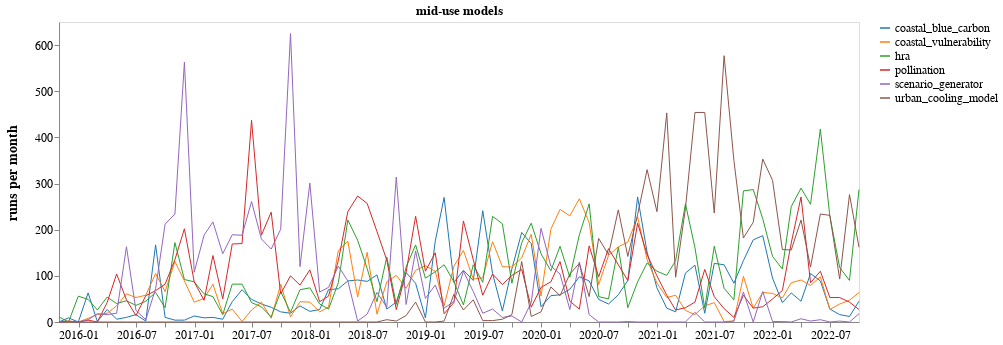

The cell this chart's notebook holds for it:
### Code cell
mid_use_models = ['pollination',
                  'hra',
                  'scenario_generator',
                  'coastal_vulnerability',
                  'urban_cooling_model',
                  'coastal_blue_carbon'
                 ]
plot_model_counts_over_time(mid_use_models, 'mid-use models')

### Figure 1 — Vega-Lite specification as saved in the notebook (floating-point values rounded to 4 significant figures; data arrays with more than 128 entries replaced by an {"elided": "..."} marker saying what was removed)
{"config": {"view": {"continuousWidth": 400, "continuousHeight": 300}, "axis": {"grid": false, "labelFontSize": 12, "titleFontSize": 14, "titlePadding": 15}, "legend": {"labelFontSize": 12, "title": null}}, "data": {"name": "data-dad23e5444e1d46effad510d5383fb9d"}, "mark": "line", "encoding": {"color": {"type": "nominal", "field": "model", "scale": {"scheme": "category10"}}, "opacity": {"condition": {"value": 1, "selection": "selector002"}, "value": 0.2}, "size": {"value": 1}, "x": {"type": "temporal", "axis": {"format": "%Y-%m"}, "field": "index", "title": null}, "y": {"type": "quantitative", "field": "value", "title": "runs per month"}}, "height": 300, "selection": {"selector002": {"type": "multi", "fields": ["model"], "bind": "legend"}}, "title": "mid-use models", "width": 800, "$schema": "https://vega.github.io/schema/vega-lite/v4.8.1.json", "datasets": {"data-dad23e5444e1d46effad510d5383fb9d": {"elided": "504 records"}}}
